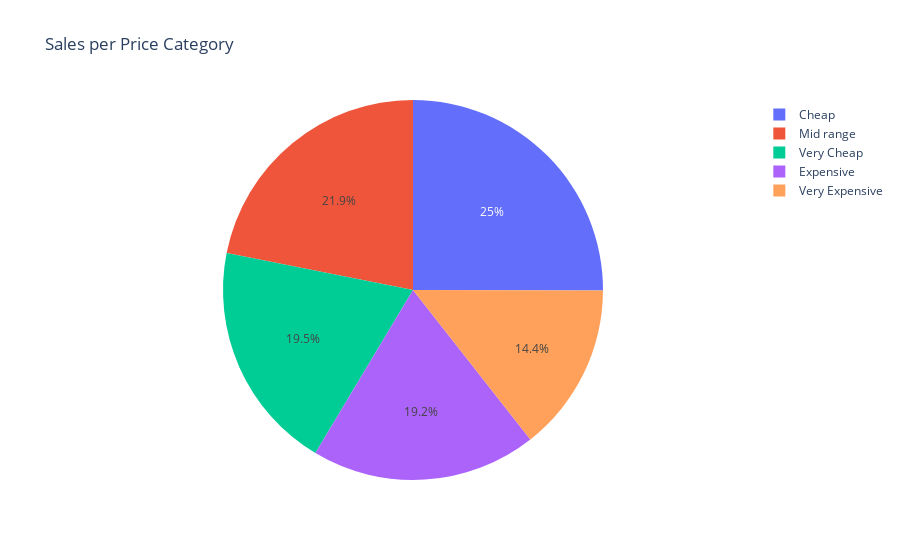

Write notebook code for a chart like this one.
### Markdown cell above
We can see the data is distributed quite evenly between the 5 groups, but when we compare the expensive to the cheap prices, We'll see there is more than 10% difference in the number of orders that contain expensive products.

### Code cell
pie_chart_1 = sales.groupby('price_category').agg({'quantity':'sum'}).reset_index()
fig = go.Figure(data = [go.Pie( 
    labels = pie_chart_1.sort_values(by = 'quantity')['price_category'],
    values = pie_chart_1.sort_values(by = 'quantity')['quantity'])])
fig.update_layout(title = 'Sales per Price Category')
fig.show()

### Figure 1 — Plotly figure (JSON) as saved in the notebook; plotly's stock layout.template omitted (floating-point values rounded to 4 significant figures)
{"data": [{"labels": ["Very Expensive", "Expensive", "Very Cheap", "Mid range", "Cheap"], "type": "pie", "values": [789177, 1053917, 1072758, 1202921, 1376176]}], "layout": {"title": {"text": "Sales per Price Category"}}}
